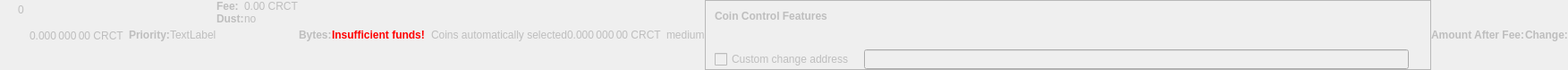
    <widget class="QWidget" name="dummyHideWidget" native="true">
     <property name="enabled">
      <bool>false</bool>
     </property>
     <property name="maximumSize">
      <size>
       <width>100</width>
       <height>22</height>
      </size>
     </property>
     <layout class="QHBoxLayout" name="dummyHideLayout">
      <property name="spacing">
       <number>0</number>
      </property>
      <property name="margin">
       <number>0</number>
      </property>
      <item>
       <layout class="QFormLayout" name="formLayoutCoinControl1">
        <property name="horizontalSpacing">
         <number>10</number>
        </property>
        <property name="verticalSpacing">
         <number>14</number>
        </property>
        <property name="leftMargin">
         <number>10</number>
        </property>
        <property name="topMargin">
         <number>4</number>
        </property>
        <property name="rightMargin">
         <number>6</number>
        </property>
        <item row="0" column="1">
         <widget class="QLabel" name="labelCoinControlBytes">
          <property name="cursor">
           <cursorShape>IBeamCursor</cursorShape>
          </property>
          <property name="contextMenuPolicy">
           <enum>Qt::ActionsContextMenu</enum>
          </property>
          <property name="text">
           <string notr="true">0</string>
          </property>
          <property name="textInteractionFlags">
           <set>Qt::LinksAccessibleByMouse|Qt::TextSelectableByKeyboard|Qt::TextSelectableByMouse</set>
          </property>
         </widget>
        </item>
       </layout>
      </item>
      <item>
       <widget class="QLabel" name="labelCoinControlAfterFee">
        <property name="enabled">
         <bool>false</bool>
        </property>
        <property name="sizePolicy">
         <sizepolicy hsizetype="Fixed" vsizetype="Fixed">
          <horstretch>0</horstretch>
          <verstretch>0</verstretch>
         </sizepolicy>
        </property>
        <property name="minimumSize">
         <size>
          <width>111</width>
          <height>12</height>
         </size>
        </property>
        <property name="maximumSize">
         <size>
          <width>111</width>
          <height>12</height>
         </size>
        </property>
        <property name="cursor">
         <cursorShape>IBeamCursor</cursorShape>
        </property>
        <property name="contextMenuPolicy">
         <enum>Qt::ActionsContextMenu</enum>
        </property>
        <property name="text">
         <string notr="true">0.000 000 00 CRCT</string>
        </property>
        <property name="textInteractionFlags">
         <set>Qt::LinksAccessibleByMouse|Qt::TextSelectableByKeyboard|Qt::TextSelectableByMouse</set>
        </property>
       </widget>
      </item>
      <item>
       <widget class="QLabel" name="labelCoinControlPriorityText">
        <property name="enabled">
         <bool>false</bool>
        </property>
        <property name="font">
         <font>
          <weight>75</weight>
          <bold>true</bold>
         </font>
        </property>
        <property name="text">
         <string>Priority:</string>
        </property>
       </widget>
      </item>
      <item>
       <layout class="QHBoxLayout" name="horizontalLayout">
        <item>
         <widget class="QLabel" name="WarningLabel">
          <property name="text">
           <string>TextLabel</string>
          </property>
         </widget>
        </item>
       </layout>
      </item>
      <item>
       <layout class="QFormLayout" name="formLayoutCoinControl3">
        <property name="horizontalSpacing">
         <number>0</number>
        </property>
        <property name="verticalSpacing">
         <number>0</number>
        </property>
        <property name="leftMargin">
         <number>0</number>
        </property>
        <property name="topMargin">
         <number>0</number>
        </property>
        <property name="rightMargin">
         <number>0</number>
        </property>
        <item row="0" column="0">
         <widget class="QLabel" name="labelCoinControlFeeText">
          <property name="enabled">
           <bool>false</bool>
          </property>
          <property name="font">
           <font>
            <weight>75</weight>
            <bold>true</bold>
           </font>
          </property>
          <property name="text">
           <string>Fee:</string>
          </property>
          <property name="margin">
           <number>0</number>
          </property>
         </widget>
        </item>
        <item row="0" column="1">
         <widget class="QLabel" name="labelCoinControlFee">
          <property name="enabled">
           <bool>false</bool>
          </property>
          <property name="cursor">
           <cursorShape>IBeamCursor</cursorShape>
          </property>
          <property name="contextMenuPolicy">
           <enum>Qt::ActionsContextMenu</enum>
          </property>
          <property name="text">
           <string notr="true">0.00 CRCT</string>
          </property>
          <property name="textInteractionFlags">
           <set>Qt::LinksAccessibleByMouse|Qt::TextSelectableByKeyboard|Qt::TextSelectableByMouse</set>
          </property>
         </widget>
        </item>
        <item row="1" column="0">
         <widget class="QLabel" name="labelCoinControlLowOutputText">
          <property name="enabled">
           <bool>false</bool>
          </property>
          <property name="font">
           <font>
            <weight>75</weight>
            <bold>true</bold>
           </font>
          </property>
          <property name="text">
           <string>Dust:</string>
          </property>
         </widget>
        </item>
        <item row="1" column="1">
         <widget class="QLabel" name="labelCoinControlLowOutput">
          <property name="enabled">
           <bool>false</bool>
          </property>
          <property name="cursor">
           <cursorShape>IBeamCursor</cursorShape>
          </property>
          <property name="contextMenuPolicy">
           <enum>Qt::ActionsContextMenu</enum>
          </property>
          <property name="text">
           <string>no</string>
          </property>
          <property name="textInteractionFlags">
           <set>Qt::LinksAccessibleByMouse|Qt::TextSelectableByKeyboard|Qt::TextSelectableByMouse</set>
          </property>
         </widget>
        </item>
       </layout>
      </item>
      <item>
       <widget class="QLabel" name="labelCoinControlBytesText">
        <property name="enabled">
         <bool>false</bool>
        </property>
        <property name="font">
         <font>
          <weight>75</weight>
          <bold>true</bold>
         </font>
        </property>
        <property name="text">
         <string>Bytes:</string>
        </property>
       </widget>
      </item>
      <item>
       <layout class="QFormLayout" name="formLayoutCoinControl2">
        <property name="horizontalSpacing">
         <number>0</number>
        </property>
        <property name="verticalSpacing">
         <number>0</number>
        </property>
        <property name="leftMargin">
         <number>0</number>
        </property>
        <property name="topMargin">
         <number>0</number>
        </property>
        <property name="rightMargin">
         <number>0</number>
        </property>
       </layout>
      </item>
      <item>
       <layout class="QHBoxLayout" name="horizontalLayoutCoinControl2">
        <property name="spacing">
         <number>0</number>
        </property>
        <property name="bottomMargin">
         <number>0</number>
        </property>
       </layout>
      </item>
      <item>
       <widget class="QLabel" name="labelCoinControlInsuffFunds">
        <property name="enabled">
         <bool>false</bool>
        </property>
        <property name="minimumSize">
         <size>
          <width>0</width>
          <height>0</height>
         </size>
        </property>
        <property name="font">
         <font>
          <weight>75</weight>
          <bold>true</bold>
         </font>
        </property>
        <property name="styleSheet">
         <string notr="true">color:red;font-weight:bold;</string>
        </property>
        <property name="text">
         <string>Insufficient funds!</string>
        </property>
        <property name="margin">
         <number>5</number>
        </property>
       </widget>
      </item>
      <item>
       <layout class="QFormLayout" name="formLayoutCoinControl4">
        <property name="horizontalSpacing">
         <number>0</number>
        </property>
        <property name="verticalSpacing">
         <number>0</number>
        </property>
        <property name="leftMargin">
         <number>0</number>
        </property>
        <property name="topMargin">
         <number>0</number>
        </property>
        <property name="rightMargin">
         <number>0</number>
        </property>
       </layout>
      </item>
      <item>
       <widget class="QLabel" name="labelCoinControlChangeLabel">
        <property name="enabled">
         <bool>false</bool>
        </property>
        <property name="sizePolicy">
         <sizepolicy hsizetype="Preferred" vsizetype="Expanding">
          <horstretch>0</horstretch>
          <verstretch>0</verstretch>
         </sizepolicy>
        </property>
        <property name="minimumSize">
         <size>
          <width>0</width>
          <height>0</height>
         </size>
        </property>
        <property name="text">
         <string/>
        </property>
        <property name="margin">
         <number>3</number>
        </property>
       </widget>
      </item>
      <item>
       <widget class="QLabel" name="labelCoinControlAutomaticallySelected">
        <property name="enabled">
         <bool>false</bool>
        </property>
        <property name="sizePolicy">
         <sizepolicy hsizetype="Fixed" vsizetype="Fixed">
          <horstretch>0</horstretch>
          <verstretch>0</verstretch>
         </sizepolicy>
        </property>
        <property name="minimumSize">
         <size>
          <width>0</width>
          <height>0</height>
         </size>
        </property>
        <property name="maximumSize">
         <size>
          <width>240</width>
          <height>16777215</height>
         </size>
        </property>
        <property name="text">
         <string>Coins automatically selected</string>
        </property>
        <property name="margin">
         <number>5</number>
        </property>
       </widget>
      </item>
      <item>
       <widget class="QLabel" name="labelCoinControlChange">
        <property name="enabled">
         <bool>false</bool>
        </property>
        <property name="sizePolicy">
         <sizepolicy hsizetype="Fixed" vsizetype="Fixed">
          <horstretch>0</horstretch>
          <verstretch>0</verstretch>
         </sizepolicy>
        </property>
        <property name="minimumSize">
         <size>
          <width>111</width>
          <height>0</height>
         </size>
        </property>
        <property name="maximumSize">
         <size>
          <width>111</width>
          <height>16777215</height>
         </size>
        </property>
        <property name="cursor">
         <cursorShape>IBeamCursor</cursorShape>
        </property>
        <property name="contextMenuPolicy">
         <enum>Qt::ActionsContextMenu</enum>
        </property>
        <property name="text">
         <string notr="true">0.000 000 00 CRCT</string>
        </property>
        <property name="textInteractionFlags">
         <set>Qt::LinksAccessibleByMouse|Qt::TextSelectableByKeyboard|Qt::TextSelectableByMouse</set>
        </property>
       </widget>
      </item>
      <item>
       <widget class="QLabel" name="labelCoinControlPriority">
        <property name="enabled">
         <bool>false</bool>
        </property>
        <property name="cursor">
         <cursorShape>IBeamCursor</cursorShape>
        </property>
        <property name="contextMenuPolicy">
         <enum>Qt::ActionsContextMenu</enum>
        </property>
        <property name="text">
         <string>medium</string>
        </property>
        <property name="textInteractionFlags">
         <set>Qt::LinksAccessibleByMouse|Qt::TextSelectableByKeyboard|Qt::TextSelectableByMouse</set>
        </property>
       </widget>
      </item>
      <item>
       <widget class="QFrame" name="frameCoinControl">
        <property name="sizePolicy">
         <sizepolicy hsizetype="Expanding" vsizetype="Expanding">
          <horstretch>0</horstretch>
          <verstretch>0</verstretch>
         </sizepolicy>
        </property>
        <property name="maximumSize">
         <size>
          <width>16777215</width>
          <height>16777215</height>
         </size>
        </property>
        <property name="frameShape">
         <enum>QFrame::StyledPanel</enum>
        </property>
        <property name="frameShadow">
         <enum>QFrame::Sunken</enum>
        </property>
        <layout class="QVBoxLayout" name="verticalLayoutCoinControl2_2">
         <property name="spacing">
          <number>0</number>
         </property>
         <property name="margin">
          <number>0</number>
         </property>
         <item>
          <layout class="QVBoxLayout" name="verticalLayoutCoinControl" stretch="0,0,0,1">
           <property name="spacing">
            <number>0</number>
           </property>
           <property name="leftMargin">
            <number>10</number>
           </property>
           <property name="topMargin">
            <number>10</number>
           </property>
           <item>
            <layout class="QHBoxLayout" name="horizontalLayoutCoinControl1">
             <property name="bottomMargin">
              <number>15</number>
             </property>
             <item>
              <widget class="QLabel" name="labelCoinControlFeatures">
               <property name="enabled">
                <bool>false</bool>
               </property>
               <property name="sizePolicy">
                <sizepolicy hsizetype="Preferred" vsizetype="Maximum">
                 <horstretch>0</horstretch>
                 <verstretch>0</verstretch>
                </sizepolicy>
               </property>
               <property name="font">
                <font>
                 <weight>75</weight>
                 <bold>true</bold>
                </font>
               </property>
               <property name="styleSheet">
                <string notr="true">font-weight:bold;</string>
               </property>
               <property name="text">
                <string>Coin Control Features</string>
               </property>
              </widget>
             </item>
            </layout>
           </item>
           <item>
            <widget class="QWidget" name="widgetCoinControl" native="true">
             <property name="sizePolicy">
              <sizepolicy hsizetype="Preferred" vsizetype="Preferred">
               <horstretch>0</horstretch>
               <verstretch>0</verstretch>
              </sizepolicy>
             </property>
             <property name="minimumSize">
              <size>
               <width>0</width>
               <height>0</height>
              </size>
             </property>
             <property name="styleSheet">
              <string notr="true"/>
             </property>
             <layout class="QHBoxLayout" name="horizontalLayoutCoinControl5_2">
              <property name="margin">
               <number>0</number>
              </property>
              <item>
               <layout class="QHBoxLayout" name="horizontalLayoutCoinControl3">
                <property name="spacing">
                 <number>20</number>
                </property>
                <property name="topMargin">
                 <number>0</number>
                </property>
                <property name="bottomMargin">
                 <number>10</number>
                </property>
               </layout>
              </item>
             </layout>
            </widget>
           </item>
           <item>
            <layout class="QHBoxLayout" name="horizontalLayoutCoinControl4" stretch="0,0,0">
             <property name="spacing">
              <number>12</number>
             </property>
             <property name="sizeConstraint">
              <enum>QLayout::SetDefaultConstraint</enum>
             </property>
             <property name="topMargin">
              <number>5</number>
             </property>
             <property name="rightMargin">
              <number>5</number>
             </property>
             <item>
              <widget class="QCheckBox" name="checkBoxCoinControlChange">
               <property name="enabled">
                <bool>false</bool>
               </property>
               <property name="toolTip">
                <string>If this is activated, but the change address is empty or invalid, change will be sent to a newly generated address.</string>
               </property>
               <property name="text">
                <string>Custom change address</string>
               </property>
              </widget>
             </item>
             <item>
              <widget class="QValidatedLineEdit" name="lineEditCoinControlChange">
               <property name="enabled">
                <bool>false</bool>
               </property>
               <property name="sizePolicy">
                <sizepolicy hsizetype="Expanding" vsizetype="Fixed">
                 <horstretch>0</horstretch>
                 <verstretch>0</verstretch>
                </sizepolicy>
               </property>
              </widget>
             </item>
             <item>
              <widget class="QLabel" name="labelCoinControlChangeLabel_2">
               <property name="sizePolicy">
                <sizepolicy hsizetype="Preferred" vsizetype="Expanding">
                 <horstretch>0</horstretch>
                 <verstretch>0</verstretch>
                </sizepolicy>
               </property>
               <property name="minimumSize">
                <size>
                 <width>0</width>
                 <height>0</height>
                </size>
               </property>
               <property name="text">
                <string/>
               </property>
               <property name="margin">
                <number>3</number>
               </property>
              </widget>
             </item>
            </layout>
           </item>
           <item>
            <spacer name="verticalSpacerCoinControl">
             <property name="orientation">
              <enum>Qt::Vertical</enum>
             </property>
             <property name="sizeHint" stdset="0">
              <size>
               <width>800</width>
               <height>1</height>
              </size>
             </property>
            </spacer>
           </item>
          </layout>
         </item>
        </layout>
       </widget>
      </item>
      <item>
       <widget class="QLabel" name="labelCoinControlAfterFeeText">
        <property name="enabled">
         <bool>false</bool>
        </property>
        <property name="minimumSize">
         <size>
          <width>0</width>
          <height>0</height>
         </size>
        </property>
        <property name="maximumSize">
         <size>
          <width>16777215</width>
          <height>16777215</height>
         </size>
        </property>
        <property name="font">
         <font>
          <weight>75</weight>
          <bold>true</bold>
         </font>
        </property>
        <property name="text">
         <string>Amount After Fee:</string>
        </property>
        <property name="alignment">
         <set>Qt::AlignLeading|Qt::AlignLeft|Qt::AlignVCenter</set>
        </property>
        <property name="margin">
         <number>0</number>
        </property>
       </widget>
      </item>
      <item>
       <widget class="QLabel" name="labelCoinControlChangeText">
        <property name="enabled">
         <bool>false</bool>
        </property>
        <property name="sizePolicy">
         <sizepolicy hsizetype="Preferred" vsizetype="Preferred">
          <horstretch>0</horstretch>
          <verstretch>0</verstretch>
         </sizepolicy>
        </property>
        <property name="minimumSize">
         <size>
          <width>0</width>
          <height>0</height>
         </size>
        </property>
        <property name="maximumSize">
         <size>
          <width>16777215</width>
          <height>16777215</height>
         </size>
        </property>
        <property name="font">
         <font>
          <weight>75</weight>
          <bold>true</bold>
         </font>
        </property>
        <property name="text">
         <string>Change:</string>
        </property>
        <property name="alignment">
         <set>Qt::AlignLeading|Qt::AlignLeft|Qt::AlignVCenter</set>
        </property>
       </widget>
      </item>
     </layout>
    </widget>
